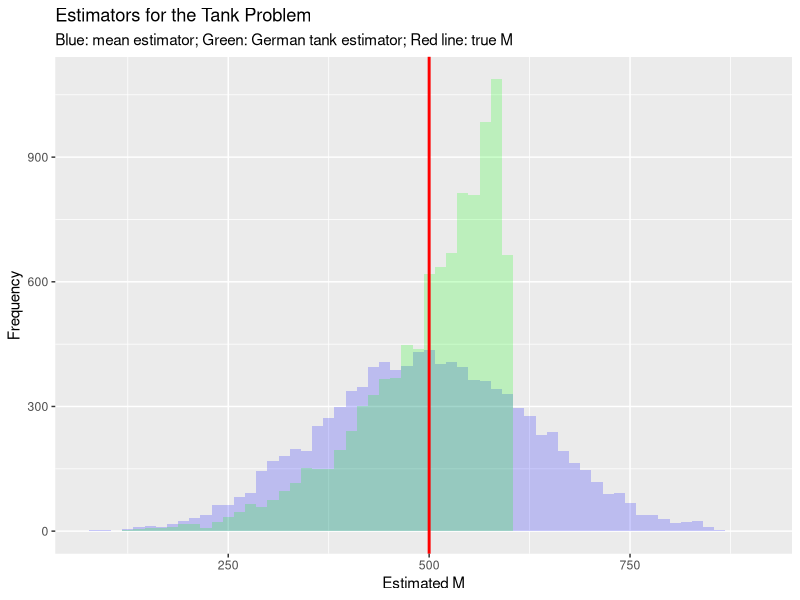

R code for this plot:
#' ---
#' title: "R Simulation of tank problem"
#' author: "Bruno Tebaldi de Queiroz Barbosa"
#' date: "2025-11-23"
#' output: html_document
#' ---

# Setup -------------------------------------------------------------------

# Clear all objects from the current R workspace for a clean run.
rm(list = ls())          

# Load tidyverse (dplyr, ggplot2, tibble, etc.) for data handling and plotting.
library(tidyverse) 

# User defined Variables --------------------------------------------------

M <- 500 # True (unknown in practice) total number of items (e.g. tanks). Here set to 500.
k <- 5   # Sample size: number of observed serial numbers drawn without replacement.

# Preallocate a tibble to store simulation results.
# id: simulation index
# E1: estimator based on 2 * sample mean (a naive estimator)
# E2: German tank estimator: (k+1)/k * max(sample) - 1 (minimum variance unbiased for M)
tbl <- tibble(
  id = 1:10000,
  E1 = as.numeric(NA),
  E2 = as.numeric(NA)
)


# Monte carlo simulation --------------------------------------------------

# Monte Carlo loop: repeat sampling and compute both estimators
for(i in 1:nrow(tbl)){
  my_sample <- sample(1:M, size = k, replace = FALSE)  # Draw k distinct serial numbers uniformly from 1..M
  tbl$E1[i] <- mean(my_sample) * 2                     # Naive estimator: 2 * mean (biased for M)
  tbl$E2[i] <- max(my_sample) * (1 + 1/k) - 1          # German tank estimator: ((k+1)/k)*max - 1 (unbiased for M)
}


# Plot data ---------------------------------------------------------------

# Compare sampling distributions of the two estimators against the true M
tbl %>%
  ggplot() +
  geom_histogram(aes(x = E1), fill = "blue", alpha = 0.2, bins = 60) +  # Histogram of E1
  geom_histogram(aes(x = E2), fill = "green", alpha = 0.2, bins = 60) + # Histogram of E2
  geom_vline(xintercept = M, colour = "red", linewidth = 1) +            # True M as vertical reference line
  labs(title = "Estimators for the Tank Problem",
       x = "Estimated M",
       y = "Frequency",
       subtitle = "Blue: mean estimator; Green: German tank estimator; Red line: true M")

# Summary statistics (mean, quartiles, etc.) for both estimators across simulations
summary(tbl)


# # Example ---------------------------------------------------------------

# Example: observed serial numbers in a single real sample
z <- c(194, 93, 109, 55, 226)

mean(z) * 2                      # Apply naive mean-based estimator to example sample
max(z) * (1 + 1/length(z)) - 1   # Apply German tank estimator to example sample
